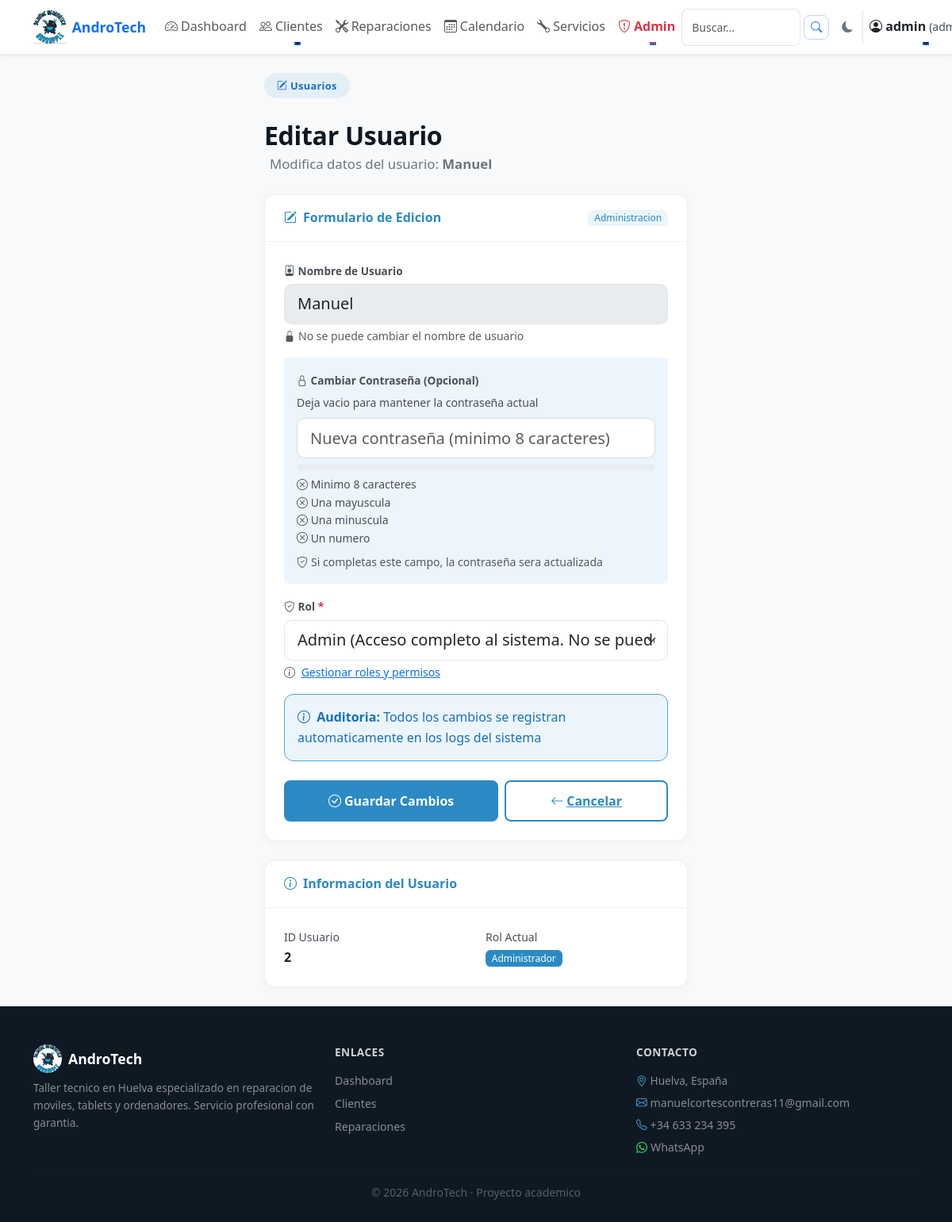
Page /admin/usuarios/editar/2 (signed in) on the committed database.
### tables this page shows
CREATE TABLE usuarios (
    id INTEGER PRIMARY KEY AUTOINCREMENT,
    usuario TEXT NOT NULL UNIQUE,
    contraseña TEXT NOT NULL,
    rol TEXT DEFAULT 'tecnico'
);

CREATE TABLE roles (
            id INTEGER PRIMARY KEY AUTOINCREMENT,
            nombre TEXT UNIQUE NOT NULL,
            descripcion TEXT,
            es_sistema INTEGER DEFAULT 0,
            color TEXT DEFAULT '#6c757d'
        );

### app.py (the view, shortened to what this page needs)
@app.route("/admin/usuarios/editar/<int:id>", methods=["GET", "POST"])
@login_required
@permiso_requerido('usuarios_editar')
@csrf_protect
def editar_usuario(id):
    conn = get_db()
    usuario = conn.execute("SELECT * FROM usuarios WHERE id = ?", (id,)).fetchone()
    if not usuario:
        conn.close()
        flash("❌ Usuario no encontrado.", "danger")
        return redirect(url_for("admin_usuarios"))
    roles_db = conn.execute("SELECT nombre, descripcion, color FROM roles ORDER BY nombre").fetchall()
    conn.close()
    return render_template("editar_usuario.html", usuario=usuario, roles=roles_db)

### app.py (called while the page is built)
@app.before_request
def make_session_permanent():
    session.permanent = True

@app.after_request
def add_security_headers(response):
    response.headers['X-Frame-Options'] = 'SAMEORIGIN'
    response.headers['X-Content-Type-Options'] = 'nosniff'
    response.headers['Referrer-Policy'] = 'strict-origin-when-cross-origin'
    return response

@app.before_request
def ensure_csrf_token():
    if 'csrf_token' not in session:
        session['csrf_token'] = secrets.token_urlsafe(16)

@app.context_processor
def inject_csrf_token():
    return dict(csrf_token=session.get('csrf_token'))

@app.context_processor
def inject_permisos():
    return dict(tiene_permiso=tiene_permiso)

### auth.py (called while the page is built)
def tiene_permiso(permiso):
    rol = session.get('rol', '')
    if rol == 'admin':
        return True
    permisos = session.get('permisos', [])
    return permiso in permisos

def login_required(f):
    @wraps(f)
    def decorated_function(*args, **kwargs):
        if 'usuario' not in session:
            flash('Debes iniciar sesion para acceder a esta pagina.', 'danger')
            return redirect(url_for('login'))
        return f(*args, **kwargs)
    return decorated_function

def permiso_requerido(permiso):
    def decorator(f):
        @wraps(f)
        @login_required
        def decorated_function(*args, **kwargs):
            if not tiene_permiso(permiso):
                flash('No tienes permisos para realizar esta accion.', 'danger')
                return redirect(url_for('dashboard'))
            return f(*args, **kwargs)
        return decorated_function
    return decorator

### db.py (called while the page is built)
def get_db():
    conn = sqlite3.connect("database/andro_tech.db")
    conn.row_factory = sqlite3.Row
    return conn

### utils/security.py (called while the page is built)
def ensure_csrf_token():
    if 'csrf_token' not in session:
        session['csrf_token'] = secrets.token_urlsafe(16)

def inject_csrf_token():
    return dict(csrf_token=session.get('csrf_token'))

def csrf_protect(f):
    @wraps(f)
    def decorated_function(*args, **kwargs):
        if request.method == 'POST':
            if not validate_csrf():
                return redirect(request.url)
        return f(*args, **kwargs)
    return decorated_function

### templates/editar_usuario.html (shortened to what this page needs)
{% extends "base.html" %}
{% block content %}
<div class="container-fluid py-4">
    <div class="row justify-content-center">
        <div class="col-xl-6 col-lg-7 col-md-9">
            <span class="at-pill"><i class="bi bi-pencil-square me-1"></i>Usuarios</span>
            <h1 class="at-section-title mt-2 mb-1">Editar Usuario</h1>
            <p class="at-section-sub">Modifica datos del usuario: <strong>{{ usuario.usuario }}</strong></p>
            <div class="at-admin-card mt-4">
                <div class="at-admin-card-header d-flex align-items-center justify-content-between">
                    <span><i class="bi bi-pencil-square me-2"></i>Formulario de Edicion</span>
                    <span class="badge" style="background: #EBF5FB; color: #2B8AC4;">Administracion</span>
                </div>
                <div class="p-4">
                    <form method="POST" class="at-admin-form needs-validation" novalidate>
                        <div class="mb-3">
                            <label for="usuario" class="form-label fw-semibold">
                                <i class="bi bi-person-badge me-1"></i>Nombre de Usuario
                            </label>
                            <input type="text" class="form-control form-control-lg" id="usuario"
                                   value="{{ usuario.usuario }}" disabled>
                            <div class="form-text">
                                <i class="bi bi-lock-fill me-1"></i>No se puede cambiar el nombre de usuario
                            </div>
                        </div>
                        <div class="mb-3 p-3 rounded" style="background: #EBF5FB;">
                            <label for="nueva_contraseña" class="form-label fw-semibold">
                                <i class="bi bi-lock me-1"></i>Cambiar Contraseña (Opcional)
                            </label>
                            <p class="text-muted small mb-2">Deja vacio para mantener la contraseña actual</p>
                            <input type="password" class="form-control form-control-lg" id="nueva_contraseña"
                                   name="nueva_contraseña" placeholder="Nueva contraseña (minimo 8 caracteres)" minlength="8">
                            <div class="mt-2" id="pwd-strength">
                                <div class="progress" style="height: 6px;">
                                </div>
                            </div>
                            <div class="mt-2 small">
                                <span id="chk-len" class="text-muted"><i class="bi bi-x-circle"></i> Minimo 8 caracteres</span><br>
                                <span id="chk-upper" class="text-muted"><i class="bi bi-x-circle"></i> Una mayuscula</span><br>
                                <span id="chk-lower" class="text-muted"><i class="bi bi-x-circle"></i> Una minuscula</span><br>
                                <span id="chk-num" class="text-muted"><i class="bi bi-x-circle"></i> Un numero</span>
                            </div>
                            <div class="form-text mt-2">
                                <i class="bi bi-shield-check me-1"></i>Si completas este campo, la contraseña sera actualizada
                            </div>
                        </div>
                        <div class="mb-3">
                            <label for="rol" class="form-label fw-semibold">
                                <i class="bi bi-shield-check me-1"></i>Rol <span class="text-danger">*</span>
                            </label>
                            <select class="form-select form-select-lg" id="rol" name="rol" required>
                                {% for r in roles %}
                                <option value="{{ r.nombre }}" {% if usuario.rol == r.nombre %}selected{% endif %}>
                                    {{ r.nombre|capitalize }} {% if r.descripcion %}({{ r.descripcion|truncate(50) }}){% endif %}
                                </option>
                                {% endfor %}
                            </select>
                            <div class="form-text">
                                <i class="bi bi-info-circle me-1"></i>
                                <a href="{{ url_for('admin_roles') }}">Gestionar roles y permisos</a>
                            </div>
                        </div>
                        <div class="alert mb-4" style="background: #EBF5FB; color: #1a6fbd; border: 1px solid #4da6d8;">
                            <i class="bi bi-info-circle me-1"></i>
                            <strong>Auditoria:</strong> Todos los cambios se registran automaticamente en los logs del sistema
                        </div>
                        <div class="d-flex flex-wrap gap-2 mt-4">
                            <button type="submit" class="at-btn-primary flex-fill">
                                <i class="bi bi-check-circle me-1"></i>Guardar Cambios
                            </button>
                            <a href="{{ url_for('admin_usuarios') }}" class="at-btn-outline flex-fill text-center">
                                <i class="bi bi-arrow-left me-1"></i>Cancelar
                            </a>
                        </div>
                    </form>
                </div>
            </div>
            <div class="at-admin-card mt-4">
                <div class="at-admin-card-header">
                    <i class="bi bi-info-circle me-2"></i>Informacion del Usuario
                </div>
                <div class="p-4">
                    <div class="row">
                        <div class="col-6">
                            <small class="text-muted">ID Usuario</small>
                            <p class="mb-0 fw-semibold">{{ usuario.id }}</p>
                        </div>
                        <div class="col-6">
                            <small class="text-muted">Rol Actual</small>
                            <p class="mb-0">
                                {% if usuario.rol == 'admin' %}
                                    <span class="badge" style="background: #2B8AC4;">Administrador</span>
                                {% else %}
                                    <span class="badge bg-secondary">Tecnico</span>
                                {% endif %}
                            </p>
                        </div>
                    </div>
                </div>
            </div>
        </div>
    </div>
</div>
{% endblock %}

### static/css/style.css (style rules this page uses)
:root { --primary: #0d6efd; --primary-600: #0b5ed7; --success: #198754; --muted: #6c757d; --bg-light: #f8f9fa; --surface: #ffffff; --soft-shadow: rgba(33,37,41,0.08); --deep-shadow: rgba(33,37,41,0.15); --text-dark: #212529; --text-secondary: #495057; --radius: 0.75rem; --kpi-gradient: linear-gradient(135deg, rgba(13,110,253,0.04), rgba(25,135,84,0.02)); --transition-smooth: 0.3s ease; --transition-fast: 0.2s ease; --line-height-base: 1.6; --font-size-base: 1rem; --font-size-lg: 1.125rem; --font-size-sm: 0.875rem; --font-size-xs: 0.75rem; }
body { background-color: var(--bg-light); color: var(--text-dark); line-height: var(--line-height-base); font-size: var(--font-size-base); -webkit-font-smoothing: antialiased; -moz-osx-font-smoothing: grayscale; }
.bi { transition: transform var(--transition-fast), opacity var(--transition-fast); will-change: transform; }
h1, .display-5 { font-weight: 700; line-height: 1.2; }
.text-muted, .lead { color: var(--text-secondary) !important; font-weight: 400; }
.alert { border-radius: var(--radius); border: none; font-weight: 400; }
.badge { font-weight: 500; border-radius: 0.4rem; padding: 0.35em 0.65em; }
.form-control, .form-select { border-radius: 0.5rem; border: 1px solid rgba(33,37,41,0.12); padding: 0.75rem; transition: border-color var(--transition-fast), box-shadow var(--transition-fast); }
.mb-3 { margin-bottom: 1rem !important; }
.mb-4 { margin-bottom: 1.5rem !important; }
.mt-4 { margin-top: 1.5rem !important; }
.py-4 { padding-top: 1.5rem !important; padding-bottom: 1.5rem !important; }
.form-control, .form-select { transition: all var(--transition-smooth); }
.alert { animation: slideIn 0.3s ease-out; }
.badge { transition: all var(--transition-fast); cursor: default; }
.bi { transition: transform var(--transition-fast); }
html:not([data-theme="dark"]) body, html:not([data-theme="dark"]) .container:not(.at-footer .container):not(.at-cta .container), html:not([data-theme="dark"]) .card:not([class*="at-"]), html:not([data-theme="dark"]) .card-body, html:not([data-theme="dark"]) .navbar { color: #212529 !important; }
html:not([data-theme="dark"]) .bg-light { background-color: #f8f9fa !important; }
.at-btn-primary { background: #2B8AC4; color: #fff !important; border: none; border-radius: .5rem; font-weight: 600; padding: .75rem 1.75rem; transition: background .25s ease, transform .2s ease, box-shadow .25s ease; }
.at-btn-outline { background: transparent; color: #2B8AC4 !important; border: 2px solid #2B8AC4; border-radius: .5rem; font-weight: 600; padding: .7rem 1.75rem; transition: background .25s ease, color .25s ease, transform .2s ease; }
.at-pill { display: inline-block; background: rgba(43,138,196,.1); color: #1a6fbd !important; font-size: .8rem; font-weight: 600; padding: .35rem 1rem; border-radius: 2rem; margin-bottom: 1.25rem; letter-spacing: .3px; }
.at-section-title { font-size: 2rem; font-weight: 700; color: #0F1923 !important; letter-spacing: -.3px; }
.at-section-sub { font-size: 1.05rem; color: #6c757d !important; max-width: 520px; margin: 0 auto; }
.at-admin-card { background: #fff; border: 1px solid rgba(0,0,0,.06); border-radius: 14px; overflow: hidden; box-shadow: 0 2px 12px rgba(0,0,0,.04); }
.at-admin-card .card-header, .at-admin-card-header { padding: 1rem 1.5rem; font-weight: 600; color: #2B8AC4; background: #fff; border-bottom: 1px solid rgba(0,0,0,.05); }
.at-admin-form .form-control, .at-admin-form .form-select { border-radius: 10px; border: 1px solid rgba(0,0,0,.1); padding: .6rem 1rem; transition: border-color .2s ease, box-shadow .2s ease; }
.at-admin-form .form-label { font-weight: 600; font-size: .85rem; color: #495057; margin-bottom: .35rem; }
html { transition: background-color .3s ease, color .3s ease; }

### rows in the picture
usuarios: usuario "Manuel", rol "Admin (Acceso completo al sistema. No se puede eliminar.)", id "2"

### other values in the picture
{{ session.usuario }} "admin"
